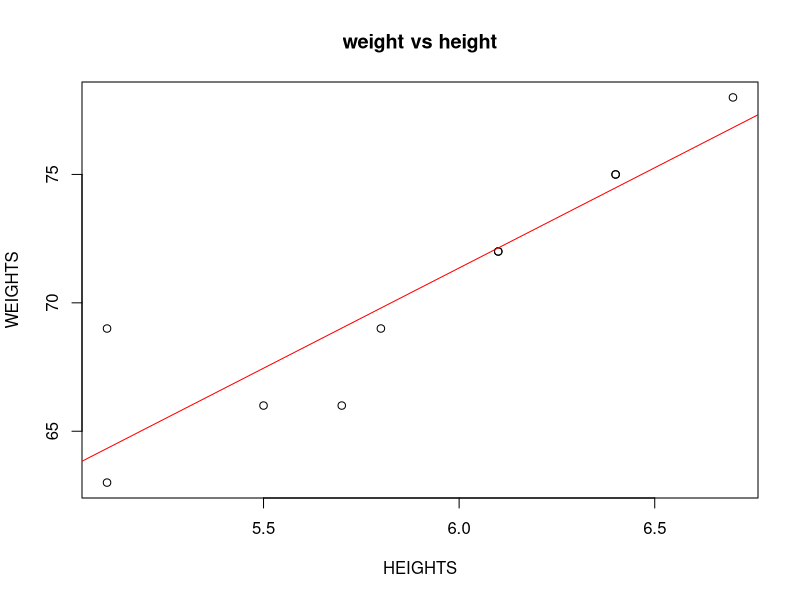

R code for this plot:
# the predictor vector - the heights of the person
x <- c(5.1,5.5,5.8,6.1,6.4,6.7,6.4,6.1,5.10,5.7)

# the response vector - the weights of the person
y <- c(63,66,69,72,75,78,75,72,69,66)

# Applying the lm() function . Here lm : linear model
relation <- lm(y~x)

# plotting a scatter plot with a regression line
    # Syntax : plot(x, y, main, xlab, ylab, xlim, ylim, axes)

plot(x,y,main = "weight vs height",xlab = "HEIGHTS", ylab = "WEIGHTS")

# plotting the regression line on the same graph, using abline
    #abline : a function to plot line in the same graph

abline(relation,col = "red")

#Prediction
a <- data.frame(x = 5.3)
result <- predict(relation,a)
print("Predicted Value : ")
print(result)




